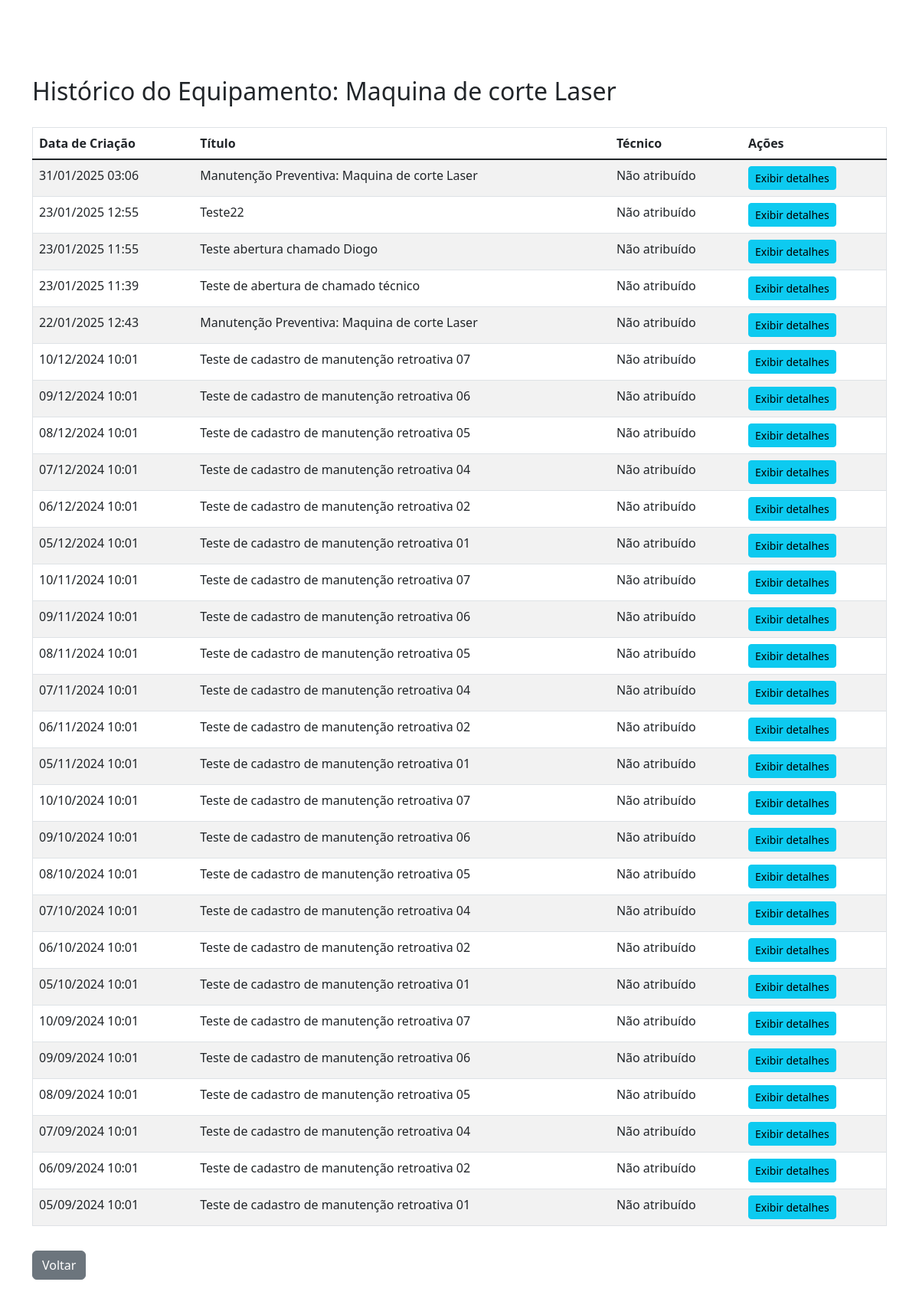
Page /equipamento/4/historico/?chamado_id=12 (signed in) on the committed database.
### CadEquip/models.py (models this page shows, shortened)
class Equipamento(models.Model):
    CLASSIFICACAO = [
        ('a', 'A'),
        ('b', 'B'),
        ('c', 'C'),
    ]
    nome = models.CharField(max_length=200)
    tag = models.CharField(max_length=200, unique=True)
    patrimonio = models.CharField(
        max_length=200,
        unique=True,
        blank=True,  # Allow blank values
        null=True   # Allow null values
    )
    modelo = models.CharField(max_length=200)
    fabricante = models.CharField(max_length=200)
    numero_serie = models.CharField(max_length=200, unique=False, blank=True, null=True)
    ano_fabricacao = models.CharField(max_length=200, blank=True, null=True)
    data_criacao = models.DateTimeField(auto_now_add=True)
    setor = models.ForeignKey('gestaoOS.Setor', on_delete=models.CASCADE, related_name='equipamentos')
    local = models.CharField(max_length=150, blank=True, null=True)
    foto = models.ImageField(upload_to='fotos_equipamentos/%Y/%m/%d/', null=True, blank=True)
    fornecedor = models.ForeignKey(
        'CadFornecedor.Fornecedor',  # Relaciona ao modelo Fornecedor do app CadFornecedor
        on_delete=models.SET_NULL,
        related_name='equipamentos',
        null=True,
        blank=True
    )
    manual_operacao = models.FileField(upload_to='manuais/', null=True, blank=True)
    garantia_termino = models.DateField(null=True, blank=True)
    classe = models.CharField(max_length=1, blank=True, null=True)
    ssma = models.CharField(
        max_length=1,
        choices=CLASSIFICACAO,
        default='c',
    )
    qualidade = models.CharField(
        max_length=1,
        choices=CLASSIFICACAO,
        default='c',
    )
    operacao = models.CharField(
        max_length=1,
        choices=CLASSIFICACAO,
        default='c',
    )
    entrega = models.CharField(
        max_length=1,
        choices=CLASSIFICACAO,
        default='c',
    )
    mtbf = models.CharField(
        max_length=1,
        choices=CLASSIFICACAO,
        default='c',
    )
    mttr = models.CharField(
        max_length=1,
        choices=CLASSIFICACAO,
        default='c',
    )
    horimetro_atual = models.FloatField(default=0, help_text="Horas totais de operação do equipamento")
    ultima_atualizacao = models.DateTimeField(null=True, blank=True)
    class Meta:
        verbose_name = 'Equipamento'
        verbose_name_plural = 'Equipamentos'

### gestaoOS/models.py (models this page shows, shortened)
class Chamado(models.Model):
    STATUS_CHOICES = [
        ('pendente', 'Pendente'),
        ('em_andamento', 'Em Andamento'),
        ('finalizado', 'finalizado'),
        ('concluido', 'Concluído'),
    ]
    TIPO_MANUTENCAO_CHOICES = [
        ('corretiva', 'Corretiva'),
        ('preventiva', 'Preventiva'),
        ('melhoria', 'Melhoria'),
    ]
    usuario = models.ForeignKey(User, on_delete=models.CASCADE, related_name='chamados')
    titulo = models.CharField(max_length=200)
    descricao = models.TextField()
    status = models.CharField(max_length=50, choices=STATUS_CHOICES, default='pendente')
    setor = models.ForeignKey(Setor, on_delete=models.CASCADE, related_name='setor')
    equipamento = models.ForeignKey(Equipamento, on_delete=models.CASCADE, related_name='chamados_equipamento', null=True,blank=True)
    data_criacao = models.DateTimeField(auto_now_add=True)
    data_atualizacao = models.DateTimeField(auto_now=True)
    tempo_parada = models.FloatField(null=True, help_text="Tempo de parada em horas")
    custo_total = models.DecimalField(max_digits=10, decimal_places=2, default=0)
    diagnostico = models.TextField(null=True, blank=True)
    solucao = models.TextField(null=True, blank=True)
    causa_raiz = models.TextField(null=True, blank=True)
    data_inicio_atendimento = models.DateTimeField(null=True)
    data_fim_atendimento = models.DateTimeField(null=True)
    tipo_manutencao = models.CharField(
        max_length=20,
        choices=TIPO_MANUTENCAO_CHOICES,
        default='corretiva',
    )
    tecnico = models.ForeignKey(
        User,
        on_delete=models.SET_NULL,
        null=True,
        blank=True,
        related_name='tecnico_chamados',
        limit_choices_to={'groups__name': 'Técnico'},  # Filtra apenas usuários no grupo "Técnico"
    )
    local = models.CharField(max_length=150, blank=True)
    foto = models.ImageField(upload_to='fotos_chamados/', null=True, blank=True)

### gestaoOS/views.py (the view)
# urls.py: path('equipamento/<int:equipamento_id>/historico/', views.historico_equipamento, name='historico_equipamento'),
@login_required
def historico_equipamento(request, equipamento_id):
    equipamento = get_object_or_404(Equipamento, id=equipamento_id)
    chamado_id = request.GET.get('chamado_id')
    chamados = Chamado.objects.filter(equipamento=equipamento).order_by('-data_criacao')
    return render(request, 'historico_equipamento.html', {
        'equipamento': equipamento,
        'chamados': chamados,
        'chamado_id': chamado_id  # Passamos o chamado_id para o template
    })

### gestaoOS/templates/historico_equipamento.html (shortened to what this page needs)
{% load static %}
{% load bootstrap4 %}
<!DOCTYPE html>
<html lang="en">
<head>
    <link rel="stylesheet" href="{% static 'css/style.css' %}">
    <link href="https://cdn.jsdelivr.net/npm/bootstrap-icons/font/bootstrap-icons.css" rel="stylesheet" type="text/css">
    <link href="https://stackpath.bootstrapcdn.com/bootstrap/5.1.3/css/bootstrap.min.css" rel="stylesheet">
</head>
<body>
<link href="https://cdn.jsdelivr.net/npm/bootstrap@5.3.0/dist/css/bootstrap.min.css" rel="stylesheet">
<div class="container mt-4">
    <h2>Histórico do Equipamento: {{ equipamento.nome }}</h2>
    <div class="table-responsive">
        <table class="table table-striped">
            <thead>
                <tr>
                    <th>Data de Criação</th>
                    <th>Título</th>
                    <th>Técnico</th>
                    <th>Ações</th>
                </tr>
            </thead>
            <tbody>
                {% for chamado in chamados %}
                <tr>
                    <td>{{ chamado.data_criacao|date:"d/m/Y H:i" }}</td>
                    <td>{{ chamado.titulo }}</td>
                    <td>{{ chamado.tecnico.get_full_name|default:"Não atribuído" }}</td>
                    <td>
                        <button class="btn btn-info btn-sm"
                                data-bs-toggle="modal"
                                data-bs-target="#modalDetalhes{{ chamado.id }}">
                            Exibir detalhes
                        </button>
                    </td>
                </tr>
                {% endfor %}
            </tbody>
        </table>
    </div>
    <div class="mt-3">
        {% if chamado_id %}
            <a href="{% url 'gerenciar_acoes' chamado_id %}" class="btn btn-secondary">Voltar</a>
        {% else %}
            <a href="javascript:history.back()" class="btn btn-secondary">Voltar</a>
        {% endif %}
    </div>
</div>
</body>
</html>

### gestaoOS/static/css/style.css (style rules this page uses)
body { font-family: Garamond, sans-serif; margin: 0; padding: 0; background-color: #f9f9f9; color: #333; }
.container { padding: 20px; max-width: 800px; margin: 0 auto; }
.btn { padding: 5px 10px; text-decoration: none; border-radius: 4px; transition: background-color 0.3s; }
table { width: 100%; border-collapse: collapse; margin-top: 20px; }
table, th, td { border: 1px solid #ddd; }
th, td { padding: 10px; text-align: left; }
th { background-color: #f1f1f1; }
tr:nth-child(even) { background-color: #f9f9f9; }

### gestaoOS/templates/historico_equipamento.html (style rules this page uses)
body { padding-top: 56px; }

### rows in the picture
Equipamento: nome "Maquina de corte Laser"
Chamado: data_criacao "31/01/2025 03:06", titulo "Manutenção Preventiva: Maquina de corte Laser", tecnico.get_full_name "Não atribuído"
Chamado: data_criacao "23/01/2025 12:55", titulo "Teste22", tecnico.get_full_name "Não atribuído"
Chamado: data_criacao "23/01/2025 11:55", titulo "Teste abertura chamado Diogo", tecnico.get_full_name "Não atribuído"
Chamado: data_criacao "23/01/2025 11:39", titulo "Teste de abertura de chamado técnico", tecnico.get_full_name "Não atribuído"
Chamado: data_criacao "22/01/2025 12:43", titulo "Manutenção Preventiva: Maquina de corte Laser", tecnico.get_full_name "Não atribuído"
Chamado: data_criacao "10/12/2024 10:01", titulo "Teste de cadastro de manutenção retroativa 07", tecnico.get_full_name "Não atribuído"
Chamado: data_criacao "09/12/2024 10:01", titulo "Teste de cadastro de manutenção retroativa 06", tecnico.get_full_name "Não atribuído"
Chamado: data_criacao "08/12/2024 10:01", titulo "Teste de cadastro de manutenção retroativa 05", tecnico.get_full_name "Não atribuído"
Chamado: data_criacao "07/12/2024 10:01", titulo "Teste de cadastro de manutenção retroativa 04", tecnico.get_full_name "Não atribuído"
Chamado: data_criacao "06/12/2024 10:01", titulo "Teste de cadastro de manutenção retroativa 02", tecnico.get_full_name "Não atribuído"
Chamado: data_criacao "05/12/2024 10:01", titulo "Teste de cadastro de manutenção retroativa 01", tecnico.get_full_name "Não atribuído"
Chamado: data_criacao "10/11/2024 10:01", titulo "Teste de cadastro de manutenção retroativa 07", tecnico.get_full_name "Não atribuído"
Chamado: data_criacao "09/11/2024 10:01", titulo "Teste de cadastro de manutenção retroativa 06", tecnico.get_full_name "Não atribuído"
Chamado: data_criacao "08/11/2024 10:01", titulo "Teste de cadastro de manutenção retroativa 05", tecnico.get_full_name "Não atribuído"
Chamado: data_criacao "07/11/2024 10:01", titulo "Teste de cadastro de manutenção retroativa 04", tecnico.get_full_name "Não atribuído"
Chamado: data_criacao "06/11/2024 10:01", titulo "Teste de cadastro de manutenção retroativa 02", tecnico.get_full_name "Não atribuído"
Chamado: data_criacao "05/11/2024 10:01", titulo "Teste de cadastro de manutenção retroativa 01", tecnico.get_full_name "Não atribuído"
Chamado: data_criacao "10/10/2024 10:01", titulo "Teste de cadastro de manutenção retroativa 07", tecnico.get_full_name "Não atribuído"
Chamado: data_criacao "09/10/2024 10:01", titulo "Teste de cadastro de manutenção retroativa 06", tecnico.get_full_name "Não atribuído"
Chamado: data_criacao "08/10/2024 10:01", titulo "Teste de cadastro de manutenção retroativa 05", tecnico.get_full_name "Não atribuído"
Chamado: data_criacao "07/10/2024 10:01", titulo "Teste de cadastro de manutenção retroativa 04", tecnico.get_full_name "Não atribuído"
Chamado: data_criacao "06/10/2024 10:01", titulo "Teste de cadastro de manutenção retroativa 02", tecnico.get_full_name "Não atribuído"
Chamado: data_criacao "05/10/2024 10:01", titulo "Teste de cadastro de manutenção retroativa 01", tecnico.get_full_name "Não atribuído"
Chamado: data_criacao "10/09/2024 10:01", titulo "Teste de cadastro de manutenção retroativa 07", tecnico.get_full_name "Não atribuído"
Chamado: data_criacao "09/09/2024 10:01", titulo "Teste de cadastro de manutenção retroativa 06", tecnico.get_full_name "Não atribuído"
Chamado: data_criacao "08/09/2024 10:01", titulo "Teste de cadastro de manutenção retroativa 05", tecnico.get_full_name "Não atribuído"
Chamado: data_criacao "07/09/2024 10:01", titulo "Teste de cadastro de manutenção retroativa 04", tecnico.get_full_name "Não atribuído"
Chamado: data_criacao "06/09/2024 10:01", titulo "Teste de cadastro de manutenção retroativa 02", tecnico.get_full_name "Não atribuído"
Chamado: data_criacao "05/09/2024 10:01", titulo "Teste de cadastro de manutenção retroativa 01", tecnico.get_full_name "Não atribuído"
